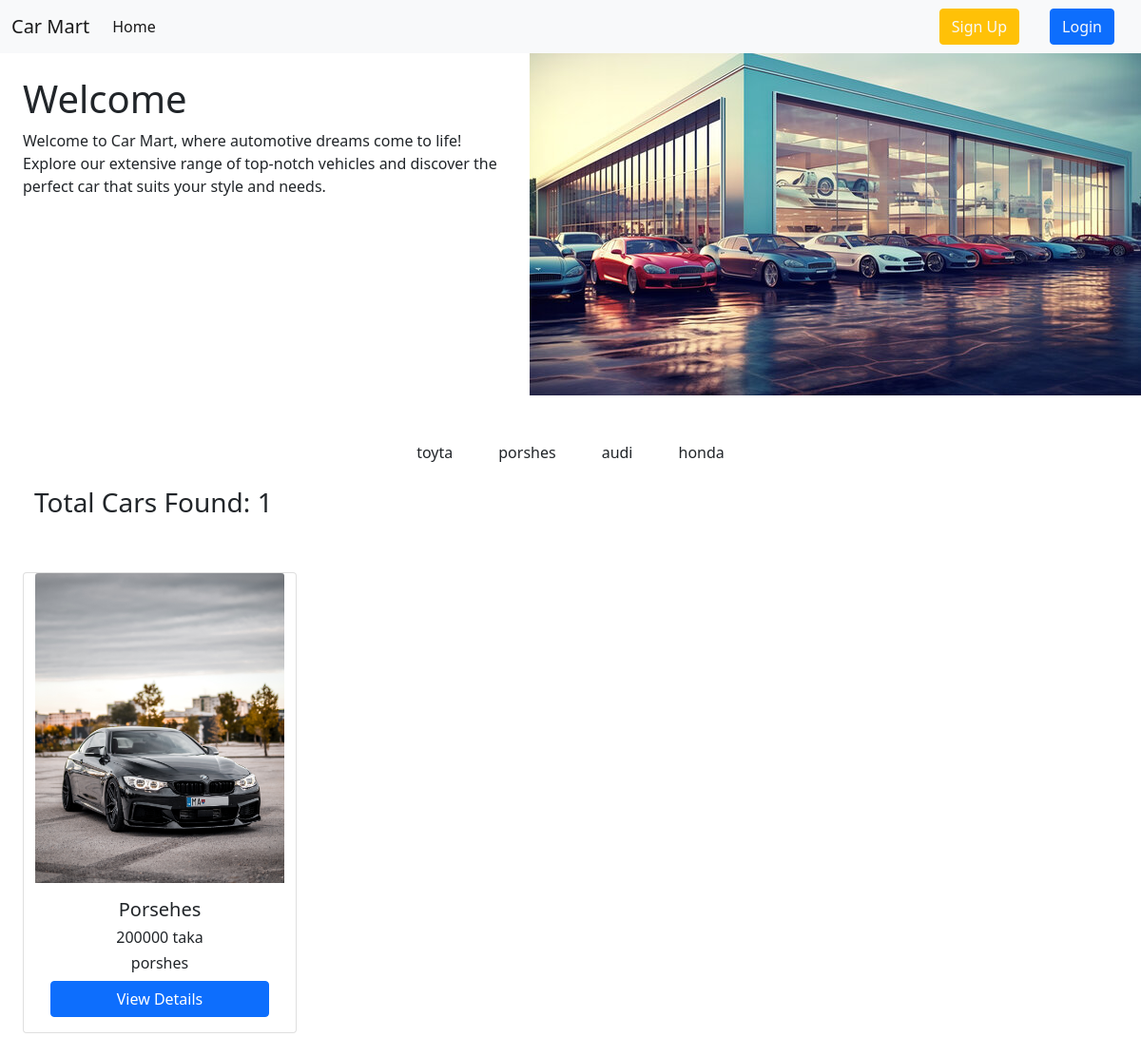
/carBrand/porshes/, run on the app's committed database.
### carBrand/models.py (models this page shows, shortened)
class CarBrand(models.Model):
    name = models.CharField(max_length=50)
    slug = models.SlugField(max_length = 100, unique = True, null = True, blank = True)

### carModel/models.py (models this page shows)
class CarModel(models.Model):
    name = models.CharField(max_length=50)
    price = models.DecimalField(max_digits=10, decimal_places=0)
    quntity = models.IntegerField()
    description = models.TextField()
    barnd_name = models.ForeignKey(CarBrand,on_delete=models.CASCADE)
    image = models.ImageField(upload_to='carModel/media/uploads', height_field=None, width_field=None, max_length=None,default='')
    def __str__(self):
        return self.name

### carsalesproject/views.py (the view)
# urls.py: path('',views.home, name='homepage'),
def home(request, brand_slug = None):
    data = CarModel.objects.all()
    if brand_slug is not None:
        brand_name = CarBrand.objects.get(slug = brand_slug)
        data = CarModel.objects.filter(barnd_name = brand_name)
        print(data)
    brands = CarBrand.objects.all()
    return render(request, 'home.html',{'data': data , 'brands': brands})

### templates/home.html
{% extends 'base.html' %}
{% load static %}
{% block content %}
<div class="d-flex">
    <div class = "home_text p-4">
        <h1>Welcome</h1>
        <p>Welcome to Car Mart, where automotive dreams come to life! Explore our extensive range of top-notch vehicles and discover the perfect car that suits your style and needs.</p>
    </div>
    <div class = "">
      <img src="{% static 'image.jpg' %}" class=" " alt="..">
    </div>
</div>
<div class="d-flex justify-content-center gap-5 flex-wrap mt-5">
    {% for brand in brands %}
        <li class="list-unstyled">
            <a href="{% url 'brand_wise' brand.slug %}" class ="text-decoration-none text-dark barnd_name_a">{{brand.name}}</a>
        </li>
    {% endfor %}
</div>
<div class="row gap-5 m-4">
    <h3 class="text-dark">Total Cars Found: {{data | length }}</h3>
    {% for singledata in data %}
    <div class="card col-3" style="width: 18rem;">
        <img src="{{singledata.image.url}}" class="card-img-top" alt="image of the Car">
        <div class="card-body text-center d-flex flex-column justify-content-center">
          <h5 class="card-title">{{singledata.name}}</h5>
          <h6 class="card-title">{{singledata.price}} taka</h6>
          <h6 class="card-title">{{singledata.barnd_name.name}}</h6>
          <a href="{% url 'Views_Details' singledata.id%}" class="btn btn-primary">View Details</a>
        </div>
      </div>
    {% endfor %}
</div>
{% endblock content %}

### data on the page
CarBrand: name "toyta"
CarBrand: name "porshes"
CarBrand: name "audi"
CarBrand: name "honda"
CarModel: image (picture), name "Porsehes", price "200000", barnd_name.name "porshes"

### other printed values
{{ data | length }} "1"
